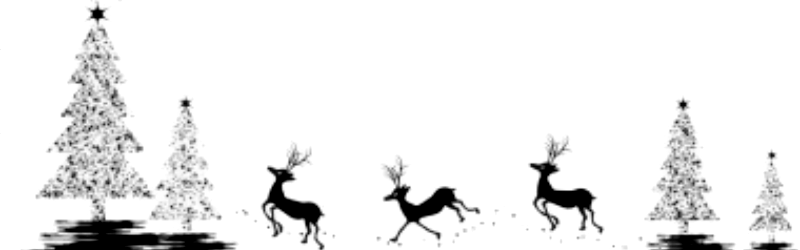
#> input picture img/1-1_1-3_ny-trees.png, 800 x 250 px; its folder holds only this picture in this run
$ python img_converter.py
#> lines starting #> are read from the running program, lines starting #| are printed output that depends on the picture; after the words box and inside, x2 and y2 are one past the last pixel; in counts of white or black regions, pixels touching at a corner belong together
import os
from PIL import Image


def convert_image_to_h(input_path):
#> called with input_path = './img/1-1_1-3_ny-trees.png'
    img = Image.open(input_path)
#> img is the input picture: PIL image 800x250 RGBA; mean R, G, B, A 236.7, 236.7, 236.7, 255

    colors = img.getcolors(maxcolors=100000)
#> colors = 258 items
    is_gray = 0
    try:
        for count, (r, g, b, _) in colors:
            if (5 < r < 250) or (5 < g < 250) or (5 < b < 250):
                is_gray += 1
#> this loop made 258 passes
#> (count, r, g, b) on passes 1 to 12: (158485, 255, 255, 255), (728, 253, 253, 253), (507, 251, 251, 251), (387, 249, 249, 249), (379, 247, 247, 247), (389, 245, 245, 245), (370, 243, 243, 243), (345, 241, 241, 241), (344, 239, 239, 239), (320, 237, 237, 237), (363, 235, 235, 235), (310, 233, 233, 233)
#> after the loop, is_gray = 246
    except:
        pass
    print(input_path, len(colors), is_gray)
#| ./img/1-1_1-3_ny-trees.png 258 246

    if is_gray:
        img_bw = img.convert('1', dither=Image.Dither.FLOYDSTEINBERG)
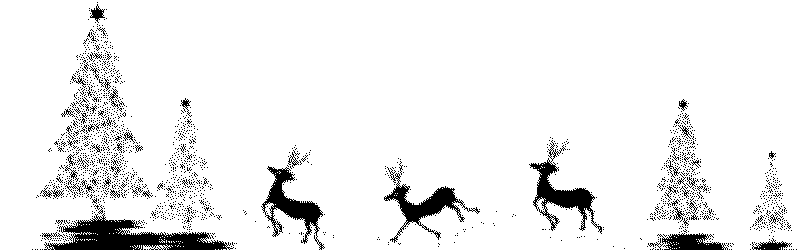
#> img_bw: PIL image 800x250 1; 92.9% white; 2123 black regions (2069 under 20 px), largest, box (x1, y1, x2, y2) and area: (44, 213, 234, 250) 3162, (529, 140, 602, 234) 1635, (261, 166, 325, 250) 1561
    else:
        img_bw = img.convert('L').point(lambda p: 255 if p > 128 else 0, mode='1')

    width, height = img_bw.size
#> width = 800; height = 250
    pixels = img_bw.load()
    bytes_list = []

    for y in range(height):
        for x in range(0, width, 8):
            byte_val = 0
            for bit in range(8):
                if x + bit < width:
                    # 0 = white, 1 = black
                    if not pixels[x + bit, y]:
                        byte_val |= (1 << (7 - bit))
            bytes_list.append(f'0x{byte_val:02X}')

    return bytes_list, img_bw


with open('./inkplate6/image.h', 'w', encoding='utf-8') as f:
    f.write('#ifndef _IMAGES_H_\n#define _IMAGES_H_\n\n')
    f.write('#include <Arduino.h>\n\n')

    image_list = []

    for root, _, files in os.walk('./img/'):
        for file in files:
            array_name = '_' + file.split('.')[0].replace('-', '_')
            img_bytes, img_converted = convert_image_to_h(root + file)
#> img_bytes = 25000 items
            image_list.append((array_name, img_converted))
            img_converted.save('./img1/' + file)
            f.write(f'const unsigned char {array_name}[{len(img_bytes)}] PROGMEM = {{\n    ')
            f.write(', '.join(img_bytes))
            f.write('\n};\n')

    f.write(f'\nconst BackgroundInt backgroundImages[{len(image_list)}] PROGMEM = {{\n')

    image_param_list = []
    for array_name, img_converted in image_list:
        img_params = array_name.split('_')
        month_start = int(img_params[1])
        month_end = int(img_params[2])
        day_start = int(img_params[3])
        day_end = int(img_params[4])
        width, height = img_converted.size
        image_param_list.append(f'    {{.data={array_name}, .width={width}, .height={height}, .month_start={month_start}, .month_end={month_end}, .day_start={day_start}, .day_end={day_end}}}')
#> this loop made 1 pass
#> (array_name, month_start, month_end, day_start, day_end, width, height) on pass 1: ('_1_1_1_3_ny_trees', 1, 1, 1, 3, 800, 250)
#> after the loop, image_param_list = 1 item
    f.write(',\n'.join(image_param_list))

    f.write('\n};\n')

    f.write('\n#endif\n')

$ run again, on img/10-11_0-0_mushroom.png
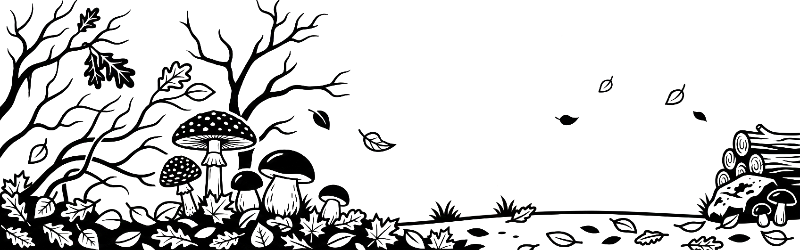
#> input picture img/10-11_0-0_mushroom.png, 800 x 250 px
#> in convert_image_to_h, img is the input picture: PIL image 800x250 RGBA; mean R, G, B, A 209.4, 209.4, 209.4, 255
#> colors = 5040 items
#> the loop in convert_image_to_h, `for count, (r, g, b, _) in colors:` made 5040 passes
#> (count, r, g, b) on passes 1, 3, 4, 5, 6, 7, 8, 9: (155314, 255, 255, 255), (1, 253, 255, 255), (1, 252, 255, 253), (9, 3, 0, 0), (4, 4, 0, 0), (1, 7, 0, 0), (268, 1, 1, 0), (97, 2, 2, 0)
#> after the loop in convert_image_to_h, `for count, (r, g, b, _) in colors:`: is_gray = 4788
#| ./img/10-11_0-0_mushroom.png 5040 4788
#> in convert_image_to_h, `img_bw = img.convert('1', dither=Image.Dither.FLOYDSTEINBERG)`:
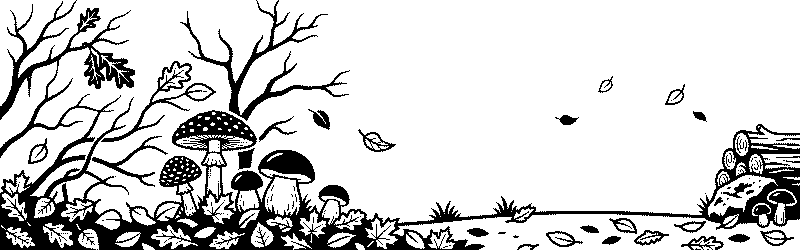
#> img_bw: PIL image 800x250 1; 82.1% white; 138 black regions (107 under 20 px), largest, box (x1, y1, x2, y2) and area: (0, 0, 800, 250) 28263, (180, 0, 350, 121) 2378, (101, 61, 216, 142) 1025
#> img_bytes = 25000 items
#> the loop `for array_name, img_converted in image_list:` made 1 pass
#> (array_name, month_start, month_end, day_start, day_end, width, height) on pass 1: ('_10_11_0_0_mushroom', 10, 11, 0, 0, 800, 250)
#> after the loop `for array_name, img_converted in image_list:`: image_param_list = 1 item

$ run again, on img/11-11_0-0_tree.png
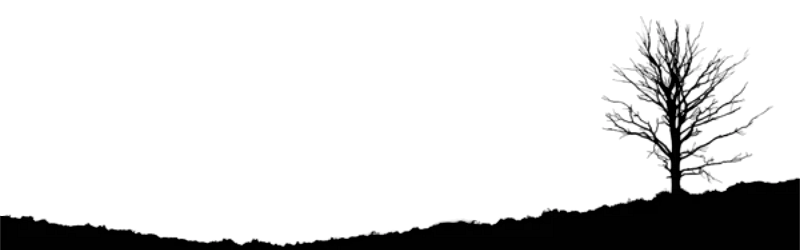
#> input picture img/11-11_0-0_tree.png, 800 x 250 px
#> in convert_image_to_h, img is the input picture: PIL image 800x250 RGBA; mean R, G, B, A 218.5, 218.5, 218.5, 255
#> colors = 429 items
#> the loop in convert_image_to_h, `for count, (r, g, b, _) in colors:` made 429 passes
#> (count, r, g, b) on passes 1, 2, 3, 4, 6, 7, 8, 9: (162403, 255, 255, 255), (4, 253, 255, 253), (51, 255, 254, 255), (9, 253, 254, 253), (329, 253, 253, 253), (16, 253, 252, 253), (1, 251, 252, 251), (4, 253, 251, 253)
#> after the loop in convert_image_to_h, `for count, (r, g, b, _) in colors:`: is_gray = 397
#| ./img/11-11_0-0_tree.png 429 397
#> in convert_image_to_h, `img_bw = img.convert('1', dither=Image.Dither.FLOYDSTEINBERG)`:
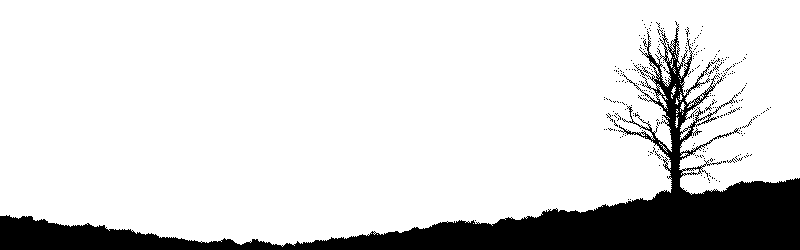
#> img_bw: PIL image 800x250 1; 85.6% white; 289 black regions (288 under 20 px), largest, box (x1, y1, x2, y2) and area: (0, 21, 800, 250) 28233
#> img_bytes = 25000 items
#> the loop `for array_name, img_converted in image_list:` made 1 pass
#> (array_name, month_start, month_end, day_start, day_end, width, height) on pass 1: ('_11_11_0_0_tree', 11, 11, 0, 0, 800, 250)
#> after the loop `for array_name, img_converted in image_list:`: image_param_list = 1 item

$ run again, on img/11-11_0-0_trees.png
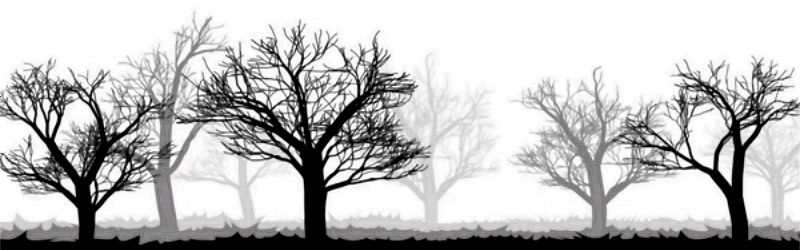
#> input picture img/11-11_0-0_trees.png, 800 x 250 px
#> in convert_image_to_h, img is the input picture: PIL image 800x250 RGBA; mean R, G, B, A 192.7, 192.6, 192.6, 255
#> colors = 3887 items
#> the loop in convert_image_to_h, `for count, (r, g, b, _) in colors:` made 3887 passes
#> (count, r, g, b) on passes 1 to 8: (63243, 255, 255, 255), (2, 254, 255, 255), (24, 253, 255, 255), (8, 252, 255, 255), (16, 251, 255, 255), (15, 250, 255, 255), (5, 249, 255, 255), (138, 0, 1, 0)
#> after the loop in convert_image_to_h, `for count, (r, g, b, _) in colors:`: is_gray = 3751
#| ./img/11-11_0-0_trees.png 3887 3751
#> in convert_image_to_h, `img_bw = img.convert('1', dither=Image.Dither.FLOYDSTEINBERG)`:
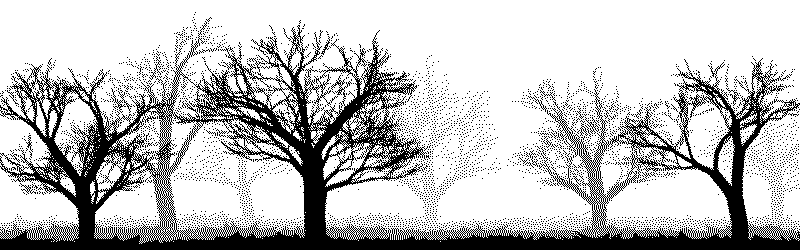
#> img_bw: PIL image 800x250 1; 75.5% white; 4800 black regions (4783 under 20 px), largest, box (x1, y1, x2, y2) and area: (0, 21, 800, 250) 42196, (111, 88, 132, 113) 97, (585, 117, 599, 134) 57
#> img_bytes = 25000 items
#> the loop `for array_name, img_converted in image_list:` made 1 pass
#> (array_name, month_start, month_end, day_start, day_end, width, height) on pass 1: ('_11_11_0_0_trees', 11, 11, 0, 0, 800, 250)
#> after the loop `for array_name, img_converted in image_list:`: image_param_list = 1 item

$ run again, on img/1-2_0-0_trees.png
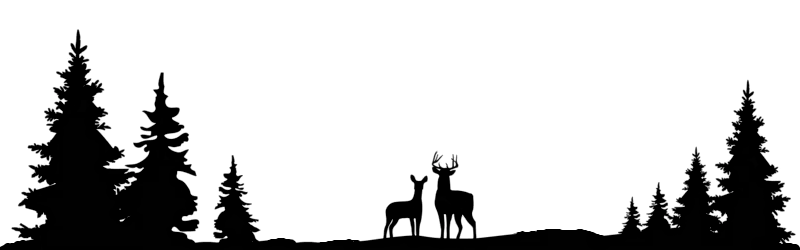
#> input picture img/1-2_0-0_trees.png, 800 x 250 px
#> in convert_image_to_h, img is the input picture: PIL image 800x250 RGBA; mean R, G, B, A 200.6, 200.6, 200.6, 255
#> colors = 303 items
#> the loop in convert_image_to_h, `for count, (r, g, b, _) in colors:` made 303 passes
#> (count, r, g, b) on passes 1 to 8: (152275, 255, 255, 255), (41, 255, 254, 255), (213, 253, 253, 253), (30, 253, 252, 253), (2, 253, 251, 253), (161, 251, 251, 251), (1, 251, 250, 251), (125, 249, 249, 249)
#> after the loop in convert_image_to_h, `for count, (r, g, b, _) in colors:`: is_gray = 285
#| ./img/1-2_0-0_trees.png 303 285
#> in convert_image_to_h, `img_bw = img.convert('1', dither=Image.Dither.FLOYDSTEINBERG)`:
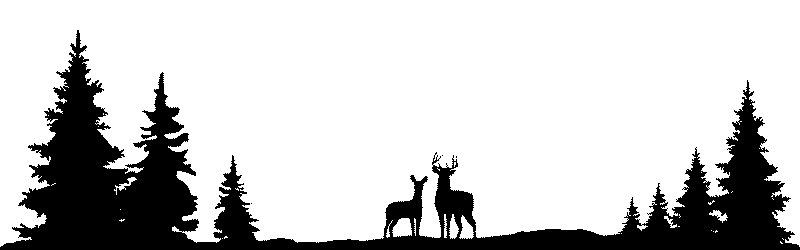
#> img_bw: PIL image 800x250 1; 78.6% white; 4 black regions (3 under 20 px), largest, box (x1, y1, x2, y2) and area: (0, 30, 800, 250) 42738
#> img_bytes = 25000 items
#> the loop `for array_name, img_converted in image_list:` made 1 pass
#> (array_name, month_start, month_end, day_start, day_end, width, height) on pass 1: ('_1_2_0_0_trees', 1, 2, 0, 0, 800, 250)
#> after the loop `for array_name, img_converted in image_list:`: image_param_list = 1 item
